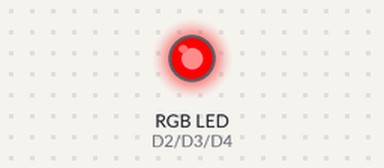
The sketch below on a simulated ESP8266 (NodeMCU). Shown: an RGB LED mixed from three pins (HIGH = lit).

Above: at 1.0 s.
At 3.0 s:
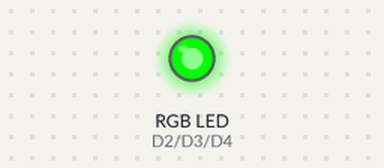
At 5.0 s:
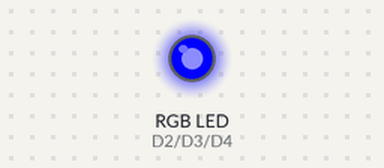
Timing chart, 0 to 7.8 s (numbered marks = the images above):
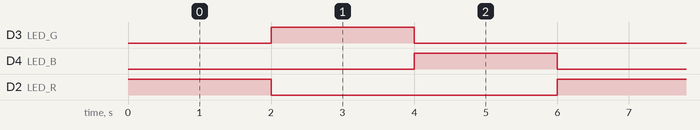

Measured:
- by itself, D3 (LED_G), D4 (LED_B), D2 (LED_R): alternates HIGH for 2.0 s and LOW for 4.0 s
- by itself, everything shown: repeats every 6.0 s, in 3 steps

The sketch:

LedRGB.ino
```cpp
#define LED_R D2
#define LED_G D3
#define LED_B D4


void setup(void)
{
  Serial.begin(115200);
  pinMode(LED_R, OUTPUT);
  pinMode(LED_G, OUTPUT);
  pinMode(LED_B, OUTPUT);
}


void loop()
{
  analogWrite(LED_R, 255); //PINO RECEBE O VALOR
  analogWrite(LED_G, 0);
  analogWrite(LED_B, 0);
  delay(2000);
  analogWrite(LED_G, 255);
  analogWrite(LED_R, 0);
  analogWrite(LED_B, 0);
  delay(2000);
  analogWrite(LED_B, 255);
  analogWrite(LED_R, 0);
  analogWrite(LED_G, 0);
  delay(2000);

}
```
